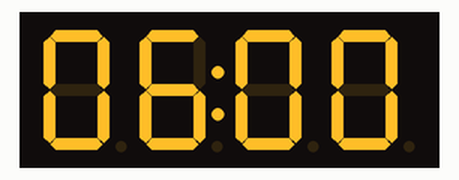
This program was run on a simulated ESP8266 board running MicroPython. Shown: 4-digit seven-segment display. Library files of the repository ran but are not shown: tm1637.py.

Above: at 0.1 s.
At 5.1 s:
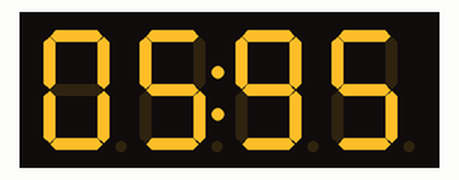
At 10.2 s:
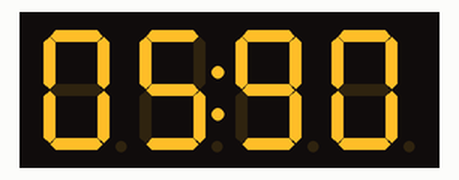
At 19.3 s:
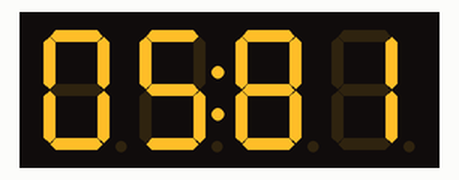
At 28.4 s:
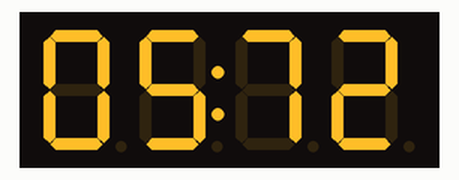
At 38.5 s:
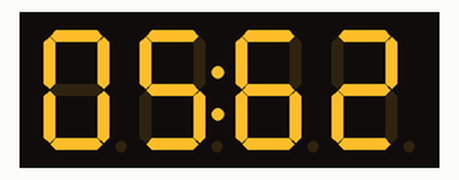

Measured:
- what the display in image 1 shows lasts 1.0 s, from 5.1 s to 6.1 s

The program:

pj05_time_tm1637.py
```python
# MicroPython TM1637 quad 7-segment LED display driver examples

# WeMos D1 Mini -- 4 Digit Display
# D1 (GPIO5) ----- CLK
# D2 (GPIO4) ----- DIO
# 3V3 ------------ VCC
# G -------------- GND

import tm1637
from machine import Pin
from time import sleep # 从 time 中加载 sleep
tm = tm1637.TM1637(clk=Pin(5), dio=Pin(4))

# 600S 倒计时
i=600
while(1):
    time = '%04d' % i
    tm.show(time, True)
    sleep(1)
    i = i - 1
    if (i == 0):
        i = 300

# all LEDS on "88:88"
'''
tm.write([127, 255, 127, 127])
tm.write(bytearray([127, 255, 127, 127]))
tm.write(b'\x7F\xFF\x7F\x7F')
tm.show('8888', True)
tm.numbers(88, 88, True)
# all LEDS off
tm.write([0, 0, 0, 0])
tm.show('    ')

# write to the 2nd and 3rd segments only
tm.write([119, 124], 1) # _Ab_
tm.write([124], 2) # __b_
tm.write([119], 1) # _A__

# display "0123"
tm.write([63, 6, 91, 79])
tm.write(bytearray([63, 6, 91, 79]))
tm.write(b'\x3F\x06\x5B\x4F')
tm.show('1234')
tm.number(1234)
tm.numbers(12, 34, False)

# display "4567"
tm.write([102, 109, 125, 7])
tm.write([102], 0) # 4___
tm.write([109], 1) # _5__
tm.write([125], 2) # __6_
tm.write([7], 3)   # ___7

# set middle two segments to "12", ie "4127"
tm.write([6, 91], 1) # _12_

# set last segment to "9", ie "4129"
tm.write([111], 3) # ___9

# walk through all possible LED combinations
from time import sleep_ms
for i in range(128):
    tm.number(i)
    tm.write([i])
    sleep_ms(100)

# show "AbCd"
tm.write([119, 124, 57, 94])
tm.show('abcd')

# show "COOL"
tm.write([0b00111001, 0b00111111, 0b00111111, 0b00111000])
tm.write([0x39, 0x3F, 0x3F, 0x38])
tm.write(b'\x39\x3F\x3F\x38')
tm.write([57, 63, 63, 56])
tm.show('cool')
tm.show('COOL')

# display "dEAd", "bEEF"
tm.hex(0xdead)
tm.hex(0xbeef)
tm.show('dead')
tm.show('Beef')

# show "12:59"
tm.numbers(12, 59)
tm.show('1259', True)

# show "-123"
tm.number(-123)
tm.show('-123')

# Show Help
tm.show('Help')
tm.write(tm.encode_string('Help'))
tm.write([tm.encode_char('H'), tm.encode_char('e'), tm.encode_char('l'), tm.encode_char('p')])

# Scroll Hello World from right to left
tm.scroll('Hello World') # 4 fps
tm.scroll('Hello World', 1000) # 1 fps

# Scroll all available characters
tm.scroll(list(tm1637._SEGMENTS))

# all LEDs dim
tm.brightness(0)

# all LEDs bright
tm.brightness(7)

# converts a digit 0-0x0f to a byte representing a single segment
# use write() to render the byte on a single segment
tm.encode_digit(0)
# 63

tm.encode_digit(8)
# 127

tm.encode_digit(0x0f)
# 113

# 15 or 0x0f generates a segment that can output a F character
tm.encode_digit(15)
# 113

tm.encode_digit(0x0f)
# 113

# used to convert a 1-4 length string to an array of segments
tm.encode_string('   1')
# bytearray(b'\x00\x00\x00\x06')

tm.encode_string('2   ')
# bytearray(b'[\x00\x00\x00')

tm.encode_string('1234')
# bytearray(b'\x06[Of')

tm.encode_string('-12-')
# bytearray(b'@\x06[@')

tm.encode_string('cafe')
# bytearray(b'9wqy')

tm.encode_string('CAFE')
# bytearray(b'9wqy')

tm.encode_string('a')
# bytearray(b'w\x00\x00\x00')

tm.encode_string('ab')
# bytearray(b'w|\x00\x00')

# used to convert a single character to a segment byte
tm.encode_char('1')
# 6

tm.encode_char('9')
# 111

tm.encode_char('-')
# 64

tm.encode_char('a')
# 119

tm.encode_char('F')
# 113

# display "dEAd", "bEEF", "CAFE" and "bAbE"
tm.hex(0xdead)
tm.hex(0xbeef)
tm.hex(0xcafe)
tm.hex(0xbabe)

# show "00FF" (hex right aligned)
tm.hex(0xff)

# show "   1" (numbers right aligned)
tm.number(1)

# show "  12"
tm.number(12)

# show " 123"
tm.number(123)

# show "9999" capped at 9999
tm.number(20000)

# show "  -1"
tm.number(-1)

# show " -12"
tm.number(-12)

# show "-123"
tm.number(-123)

# show "-999" capped at -999
tm.number(-1234)

# show "01:02"
tm.numbers(1, 2)

# show "0102"
tm.numbers(1, 2, False)

# show "-5:11"
tm.numbers(-5, 11)

# show "12:59"
tm.numbers(12, 59)

# show temperature '24*C'
tm.temperature(24)
tm.show('24*C')

# show temperature works for range -9 to +99
tm.temperature(-10) # LO*C
tm.temperature(-9)  # -9*C
tm.temperature(5)   #  5*C
tm.temperature(99)  # 99*C
tm.temperature(100) # HI*C
'''
```
